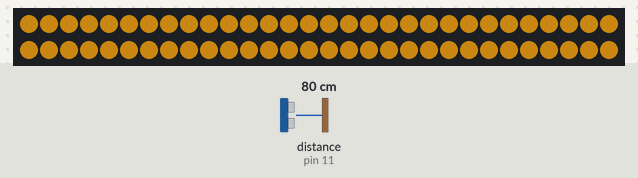
The sketch below on a simulated Arduino Uno, built with avr-gcc and run on an emulated ATmega328P. Shown: 60 RGB LEDs in strip order, left to right, continuing on the next row. The inputs (shaded band) are chosen by the test bench; at power-on: distance to the obstacle (sensor on pin 11) 80 cm. The echo pulse lasts 58.3 µs per cm; dim RGB values are drawn brighter than linear.

Above: at 3.2 s.
3.3 s: distance to the obstacle (sensor on pin 11) set to 2 cm
At 4.4 s:
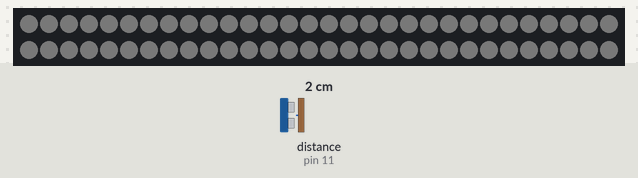
4.8 s: distance to the obstacle (sensor on pin 11) set to 6 cm
At 5.4 s:
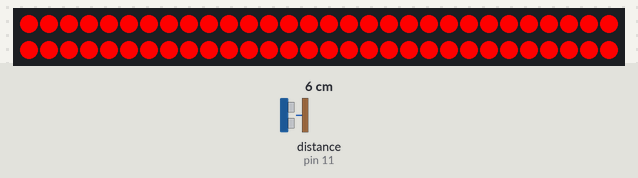
6.3 s: distance to the obstacle (sensor on pin 11) set to 120 cm
At 7.5 s:
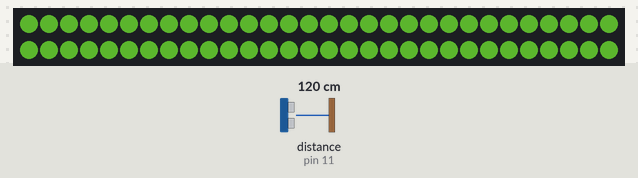
7.8 s: distance to the obstacle (sensor on pin 11) set to 4 cm
At 8.7 s:
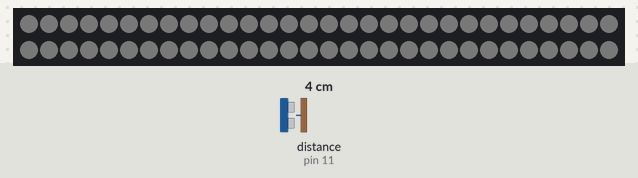
9.3 s: distance to the obstacle (sensor on pin 11) set to 9 cm
At 10.7 s:
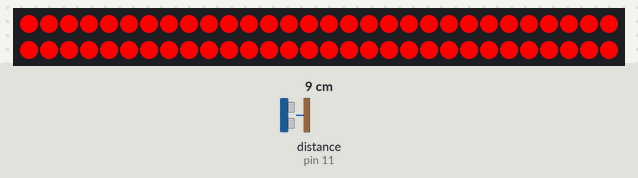
Timing chart, 0 to 11.8 s (numbered marks = the images above; inputs shaded):
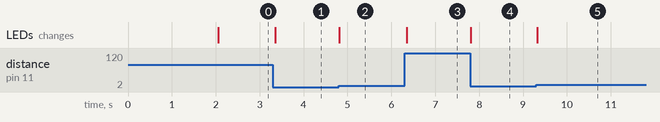

The sketch:

APA104_strip_ultrasonic8_working.ino
```cpp
// Use if you want to force the software SPI subsystem to be used for some reason (generally, you don't)
// #define FASTLED_FORCE_SOFTWARE_SPI
// Use if you want to force non-accelerated pin access (hint: you really don't, it breaks lots of things)
// #define FASTLED_FORCE_SOFTWARE_SPI
// #define FASTLED_FORCE_SOFTWARE_PINS
#include "FastLED.h"
#include <NewPing.h>

#define TRIGGER_PIN  12  // Arduino pin tied to trigger pin on the ultrasonic sensor.
#define ECHO_PIN     11  // Arduino pin tied to echo pin on the ultrasonic sensor.
#define MAX_DISTANCE 200 // Maximum distance we want to ping for (in centimeters). Maximum sensor distance is rated at 400-500cm.
#define MIN_DISTANCE 40  // Minimum distance we want to ping for (in centimeters).
#define LOOPCOUNT 1

NewPing sonar(TRIGGER_PIN, ECHO_PIN, MAX_DISTANCE); // NewPing setup of pins and maximum distance.

///////////////////////////////////////////////////////////////////////////////////////////
//
// Move a white dot along the strip of leds.  This program simply shows how to configure the leds,
// and then how to turn a single pixel white and then off, moving down the line of pixels.
//

// How many leds are in the strip?
#define NUM_LEDS 60

// Data pin that led data will be written out over
#define DATA_PIN 3

// Clock pin only needed for SPI based chipsets when not using hardware SPI
//#define CLOCK_PIN 8

// This is an array of leds.  One item for each led in your strip.
CRGB leds[NUM_LEDS];

// This function sets up the ledsand tells the controller about them
void setup() {
	// sanity check delay - allows reprogramming if accidently blowing power w/leds
   	delay(2000);

      // Uncomment one of the following lines for your leds arrangement.
      // FastLED.addLeds<TM1803, DATA_PIN, RGB>(leds, NUM_LEDS);
      // FastLED.addLeds<TM1804, DATA_PIN, RGB>(leds, NUM_LEDS);
      // FastLED.addLeds<TM1809, DATA_PIN, RGB>(leds, NUM_LEDS);
      // FastLED.addLeds<WS2811, DATA_PIN, RGB>(leds, NUM_LEDS);
      // FastLED.addLeds<WS2812, DATA_PIN, RGB>(leds, NUM_LEDS);
      FastLED.addLeds<WS2812B, DATA_PIN, GRB>(leds, NUM_LEDS);
      // FastLED.addLeds<NEOPIXEL, DATA_PIN>(leds, NUM_LEDS);
      // FastLED.addLeds<WS2811_400, DATA_PIN, RGB>(leds, NUM_LEDS);
      // FastLED.addLeds<GW6205, DATA_PIN, RGB>(leds, NUM_LEDS);
      // FastLED.addLeds<GW6205_400, DATA_PIN, RGB>(leds, NUM_LEDS);
      // FastLED.addLeds<UCS1903, DATA_PIN, RGB>(leds, NUM_LEDS);
      // FastLED.addLeds<UCS1903B, DATA_PIN, RGB>(leds, NUM_LEDS);

      // FastLED.addLeds<WS2801, RGB>(leds, NUM_LEDS);
      // FastLED.addLeds<SM16716, RGB>(leds, NUM_LEDS);
      // FastLED.addLeds<LPD8806, RGB>(leds, NUM_LEDS);
      // FastLED.addLeds<P9813, RGB>(leds, NUM_LEDS);

      // FastLED.addLeds<WS2801, DATA_PIN, CLOCK_PIN, RGB>(leds, NUM_LEDS);
      // FastLED.addLeds<SM16716, DATA_PIN, CLOCK_PIN, RGB>(leds, NUM_LEDS);
      // FastLED.addLeds<LPD8806, DATA_PIN, CLOCK_PIN, RGB>(leds, NUM_LEDS);
}

// This function runs over and over, and is where you do the magic to light
// your leds.

unsigned int uS_mapped;
unsigned int uS_mapped1;
unsigned int uS;
int loop_count1;
unsigned int h, s, v;
int dist_infinity;

void loop() {
  uS_mapped = 0;
  for(loop_count1 = 0; loop_count1 < LOOPCOUNT; loop_count1++) {
    delay(50);                      // Wait 50ms between pings (about 20 pings/sec). 29ms should be the shortest delay between pings.
    uS = sonar.ping();              // Send ping, get ping time in microseconds (uS)
    uS_mapped += uS;
  }
  uS_mapped1 = uS_mapped / LOOPCOUNT;
  uS_mapped1 = uS_mapped1 / US_ROUNDTRIP_CM;   // convert cm.
  if(uS_mapped1 < 5) dist_infinity = 0; else dist_infinity = 1;
  if(uS_mapped1 < MIN_DISTANCE) uS_mapped1 = MIN_DISTANCE;
  if(uS_mapped1 > MAX_DISTANCE) uS_mapped1 = MAX_DISTANCE;
  v = map(uS_mapped1, MIN_DISTANCE, MAX_DISTANCE, 254, 20);
  h = map(uS_mapped1, MIN_DISTANCE, MAX_DISTANCE, 0, 160);
  if (dist_infinity == 0) {
    v = 20;
    s = 0;
  } else {
    s = v;
  }

  // Move a single white led
   for(int whiteLed = 0; whiteLed < NUM_LEDS; whiteLed = whiteLed + 1) {
      // Set all LEDs to red, brightness based on ultrasonic distance
      leds[whiteLed] = CHSV( h, s, v );


      // Wait a little bit
      //delay(5);

      // Turn our current led back to black for the next loop around
      //leds[whiteLed] = CRGB::Black;
   }

   // Show the leds
   FastLED.show();


   /*
   for(int whiteLed = 0; whiteLed < NUM_LEDS; whiteLed = whiteLed + 1) {
      // Turn our current led on to white, then show the leds
      leds[whiteLed] = CRGB::Green;

      // Show the leds (only one of which is set to white, from above)
      FastLED.show();

      // Wait a little bit
      delay(5);

      // Turn our current led back to black for the next loop around
      leds[whiteLed] = CRGB::Black;
   }
   for(int whiteLed = 0; whiteLed < NUM_LEDS; whiteLed = whiteLed + 1) {
      // Turn our current led on to white, then show the leds
      leds[whiteLed] = CRGB::Blue;

      // Show the leds (only one of which is set to white, from above)
      FastLED.show();

      // Wait a little bit
      delay(5);

      // Turn our current led back to black for the next loop around
      leds[whiteLed] = CRGB::Black;
   }
   for(int whiteLed = 0; whiteLed < NUM_LEDS; whiteLed = whiteLed + 1) {
      // Turn our current led on to white, then show the leds
      leds[whiteLed] = CRGB::Goldenrod;

      // Show the leds (only one of which is set to white, from above)
      FastLED.show();

      // Wait a little bit
      delay(5);

      // Turn our current led back to black for the next loop around
      leds[whiteLed] = CRGB::Black;
   }
   */
}
```

Measured:
- the behaviour switches between 4 and 5 cm on distance to the obstacle (sensor on pin 11) (found by bisection; images 1 and 2)
- after the input at 3.3 s, the LEDs: change after 0.05 s (image 1)
- after the input at 4.8 s, the LEDs: change at once (image 2)
- after the input at 6.3 s, the LEDs: change after 0.05 s (image 3)
- after the input at 7.8 s, the LEDs: change at once (image 4)
- after the input at 9.3 s, the LEDs: change at once (image 5)
